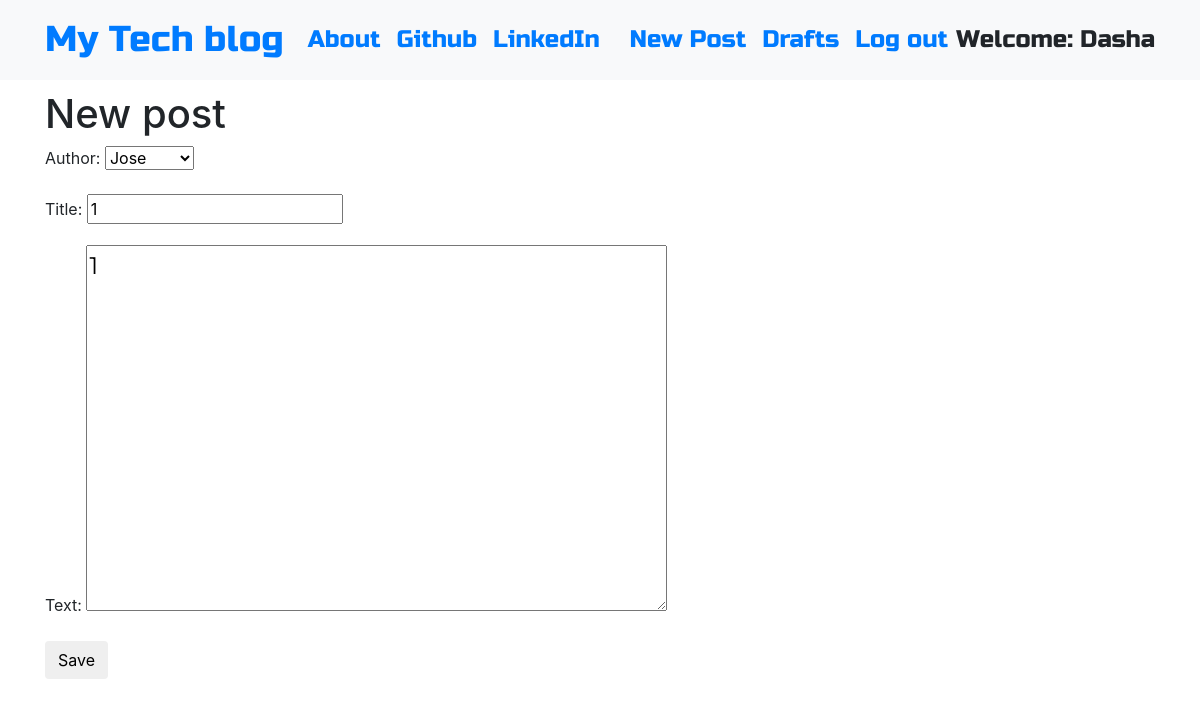
Screenshot of /post/3/edit/ (signed in) with the database file from the repository.
### blog/models.py (models this page shows, shortened)
class Post(models.Model):
    author = models.ForeignKey('auth.User',on_delete=models.CASCADE)
    title = models.CharField(max_length=200)
    text = models.TextField()
    created_date = models.DateTimeField(default=timezone.now)
    published_date = models.DateTimeField(blank=True, null=True)

### blog/views.py (the view)
# urls.py: path('post/<int:pk>/edit/', views.PostUpdateView.as_view(), name='post_edit'),
class PostUpdateView(LoginRequiredMixin,UpdateView):
    login_url = '/login/'
    redirect_field_name = 'blog/post_detail.html'
    form_class = PostForm
    model = Post

### blog/forms.py
class PostForm(forms.ModelForm):
    class Meta:
        model = Post
        fields = ('author','title', 'text',)
        widgets = {
            'title': forms.TextInput(attrs={'class': 'textinputclass'}),
            'text': forms.Textarea(attrs={'class': 'editable medium-editor-textarea postcontent'}),
        }

### blog/templates/blog/post_form.html (shortened to what this page needs)
{% extends 'blog/base.html' %}
{% block content %}
    <h1>New post</h1>
    <form method="POST" class="post-form">
    {{form.as_p}}
    <button type="submit" class="save btn btn-default">Save</button>
    </form>
{% endblock %}

### blog/templates/blog/base.html (shortened to what this page needs)
<!DOCTYPE html>
{% load static %}
<html>
  <head>
    <link rel="stylesheet" href="https://stackpath.bootstrapcdn.com/bootstrap/4.1.3/css/bootstrap.min.css"
>
    <link href="https://maxcdn.bootstrapcdn.com/font-awesome/4.7.0/css/font-awesome.min.css" rel="stylesheet">
    <link rel="stylesheet" href="//cdn.jsdelivr.net/medium-editor/latest/css/medium-editor.min.css" type="text/css" media="screen" charset="utf-8">
    <link rel="stylesheet" href="{% static 'css/blog.css' %}">
  </head>
  <body class='loader'>
    <nav class="navbar navbar-expand-lg bg-light techfont">
      <div class="container">
        <div class="navbar-nav align-items-center">
          <a class="navbar-brand bigbrand" href="{% url 'post_list' %}">My Tech blog</a>
          <a class="nav-item nav-link" href="{% url 'about' %}">About</a>
          <a class="nav-item nav-link" href="https://www.github.com">Github</a>
          <a class="nav-item nav-link" href="https://www.linkedin.com">LinkedIn</a>
        </div>
        <div class="navbar-nav align-items-center ml-auto">
          {% if user.is_authenticated %}
            <a class="nav-item nav-link" href="{% url 'post_new' %}">New Post</a>
            <a class="nav-item nav-link" href="{% url 'post_draft_list' %}">Drafts</a>
            <a class="nav-item nav-link" href="{% url 'logout' %}">Log out</a>
            <a >Welcome: {{ user.username }}</a>
          {% else %}
            <a class="nav-item nav-link" href="{% url 'login' %}" aria-label="Login">
              <span class="fa fa-user" aria-hidden="true"></span></a>
          {% endif %}
        </div>
      </div>
    </nav>
          <div class="content container">
              <div class="row">
                  <div class="col-md-8">
                    <div class="blog_posts">
                      {% block content %}
                      {% endblock %}
                    </div>
                  </div>
              </div>
          </div>
  </body>
</html>

### blog/static/css/blog.css (style rules this page uses)
.techfont { font-family: 'Russo One', sans-serif; font-size: 1.5em; margin-bottom: 10px; }
.postcontent { font-family: 'Montserrat'; font-size: 1.5em; }
.bigbrand { font-size: 1.5em; }
.loader { filter:hue-rotate(0deg); color: linear-gradient(45deg,#0f8,#08f); animation:hue 5000ms infinite linear; }

### rows the page displays
Post: author "Jose", title "1", text "1"

### other values shown
{{ user.username }} "Dasha"
